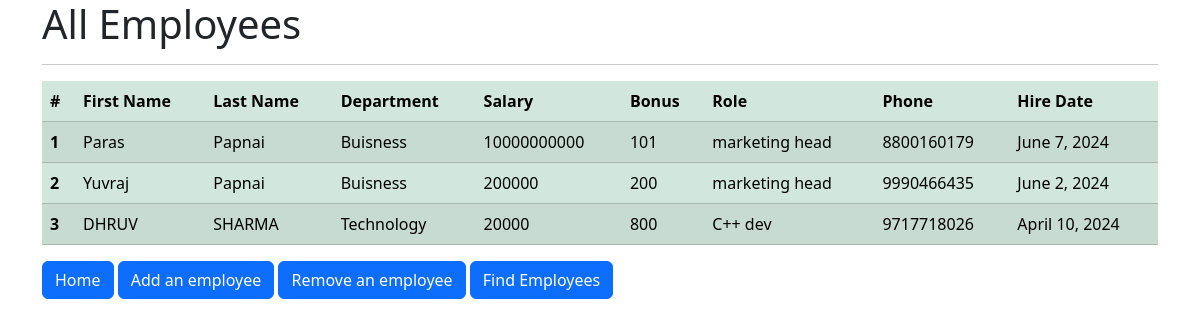
The page /view_emp on the database its author committed.
### emp_app/models.py (models this page shows, shortened)
class Employee(models.Model):
    first_name = models.CharField(max_length=100, null=False)
    last_name = models.CharField(max_length=100)
    dept = models.ForeignKey(Department, on_delete=models.CASCADE)
    salary = models.IntegerField(default=0)
    bonus = models.IntegerField(default=0)
    role = models.ForeignKey(Role, on_delete=models.CASCADE)
    phone = models.IntegerField(default=0)
    hire_date = models.DateField()
    def __str__(self):
        return "%s %s %s" %(self.first_name, self.last_name, self.phone)

class Department(models.Model):
    name = models.CharField(max_length=100,null=False)
    location = models.CharField(max_length=100)

class Role(models.Model):
    name = models.CharField(max_length=100, null=False)

### emp_app/views.py (the view)
# urls.py: path('view_emp',views.view_emp,name='view_emp'),
def view_emp(request):
    emps=Employee.objects.all()
    context={
        'emps': emps
    }
    print(context)
    return render(request,'view.html',context)

### emp_app/templates/view.html (shortened to what this page needs)
<!doctype html>
<html lang="en">
  <head>
    <link href="https://cdn.jsdelivr.net/npm/bootstrap@5.3.3/dist/css/bootstrap.min.css" rel="stylesheet">
  </head>
  <body>
    <div class="container">
        <h1>All Employees</h1>
        <hr>
        <table class="table table-success table-striped">
            <thead>
              <tr>
                <th scope="col">#</th>
                <th scope="col">First Name </th>
                <th scope="col">Last Name</th>
                <th scope="col">Department</th>
                <th scope="col">Salary</th>
                <th scope="col">Bonus</th>
                <th scope="col">Role</th>
                <th scope="col">Phone</th>
                <th scope="col">Hire Date</th>
              </tr>
            </thead>
            <tbody>
                {% for emp in emps %}
                <tr>
                    <th scope="row">{{ emp.id }}</th>
                    <td>{{ emp.first_name }}</td>
                    <td>{{ emp.last_name }}</td>
                    <td>{{ emp.dept.name }}</td>
                    <td>{{ emp.salary }}</td>
                    <td>{{ emp.bonus }}</td>
                    <td>{{ emp.role.name }}</td>
                    <td>{{ emp.phone }}</td>
                    <td>{{ emp.hire_date }}</td>
                </tr>
                {% endfor %}
            </tbody>
          </table>
        <a class="btn btn-primary" href="/" role="button">Home</a>
        <a class="btn btn-primary" href="/add_emp" role="button">Add an employee</a>
        <a class="btn btn-primary" href="/remove_emp" role="button">Remove an employee</a>
        <a class="btn btn-primary" href="/filter_emp" role="button">Find Employees</a>
    </div>
  </body>
</html>

### rows shown on the page
Employee: id "1", first_name "Paras", last_name "Papnai", dept.name "Buisness", salary "10000000000", bonus "101", role.name "marketing head", phone "8800160179", hire_date "June 7, 2024"
Employee: id "2", first_name "Yuvraj", last_name "Papnai", dept.name "Buisness", salary "200000", bonus "200", role.name "marketing head", phone "9990466435", hire_date "June 2, 2024"
Employee: id "3", first_name "DHRUV", last_name "SHARMA", dept.name "Technology", salary "20000", bonus "800", role.name "C++ dev", phone "9717718026", hire_date "April 10, 2024"
